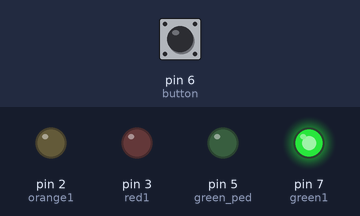
Bench run of a sketch on a simulated Arduino Uno, built with avr-gcc and run on an emulated ATmega328P. Parts: output pins drawn as LEDs (lit = HIGH). The test bench sets the inputs (shaded band); at power-on: pin 6 (button) HIGH.

Above: at 5.0 s.
At 11.5 s:
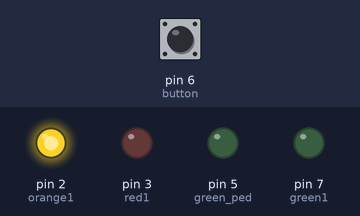
At 13.5 s:
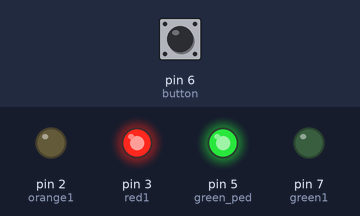
At 14.5 s:
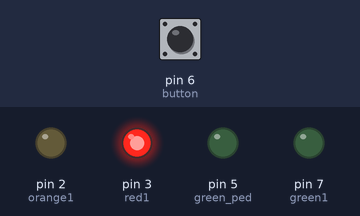
Timing chart, 0 to 19.5 s (numbered marks = the images above):
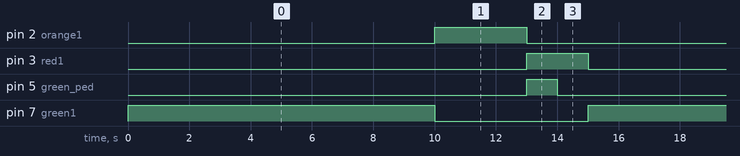

The sketch:

sketch_may25c.ino
```cpp
//seeyon goykadosh
//final project
//i made my model that unless the pedestrian presses the button they wont have as much time to cross as they would push the button.
//the times are just very short for the model. real life time would be longer.

int seconds = 100; // seconds is equal to number put in multiplied by 100

int green1 = 7; //green led connected to pin 7
int orange1 = 2;// orange led connected to pin 2
int red1 = 3; // red led connected to pin 3
int green_ped = 5; // pedestrian green led connected to pin 5
int button = 6; // pedestrian button connected to pin 6
int value = 1; // when button is not pressed loop continues


void setup()
{
  pinMode (green1, OUTPUT); // green light go
  pinMode (orange1, OUTPUT); //yellow light slow down
  pinMode (red1, OUTPUT); // red light stop
  pinMode (green_ped, OUTPUT);// green light for pedestrians
  pinMode (button, INPUT_PULLUP); //Pedestrians press this in order to make "green_ped" their green light stay on longer


}

void loop()
{
  value = digitalRead (button); //value means that it reads if the button is pressed or not
  if (value == HIGH) // if the pedestrian button is not pressed then we go through the normal loop
  {
    digitalWrite (red1, LOW); // red light is off
    digitalWrite(green1, HIGH); //green light is on
    delay (100 * seconds);//for 10 seconds
    digitalWrite(green1, LOW);//green light is then turned off
    digitalWrite(orange1, HIGH); //and then the orange(didn't have a yellow light) turns on
    delay (30 * seconds);// for 3 seconds
    digitalWrite(orange1, LOW);// then the orange light turns off
    digitalWrite (red1, HIGH); //red light turns on for cars
    digitalWrite(green_ped, HIGH);// at the same time the green light turns on for pedestrians
    delay(10 * seconds); //only for 1 second
    digitalWrite(green_ped, LOW);// the pedestrian green light turns off
    digitalWrite (red1, HIGH);// the cars red light stays on
    delay (10 *seconds);// for another 1 second. when the pedestrians see that only red is on they can hold the button to make the pedestrian green on again and this time for 10 seconds. if they dont press the button the loop continues as normal.
  }
  else //if the pedestrian is holding the button
  {
    //once they see the pedestrian green back they let go this loop finishes then the original loop continues
    digitalWrite (green1, LOW); // green is off
    digitalWrite (orange1, LOW);//orange is off
    digitalWrite (red1, HIGH); // red is on
    digitalWrite (green_ped, HIGH);// pedestrians green is on
    delay (100 * seconds); //for 10 seconds
    digitalWrite (red1, LOW);// then red turns off
    digitalWrite (green_ped, LOW);// as dose the pedestrian green
  }
}
```

Measured:
- by itself, pin 2 (orange1): alternates HIGH for 3.0 s and LOW for 12.0 s
- by itself, pin 3 (red1): alternates HIGH for 2.0 s and LOW for 13.0 s
- by itself, pin 5 (green_ped): alternates HIGH for 1.0 s and LOW for 14.0 s
- by itself, pin 7 (green1): alternates HIGH for 10.0 s and LOW for 5.0 s
